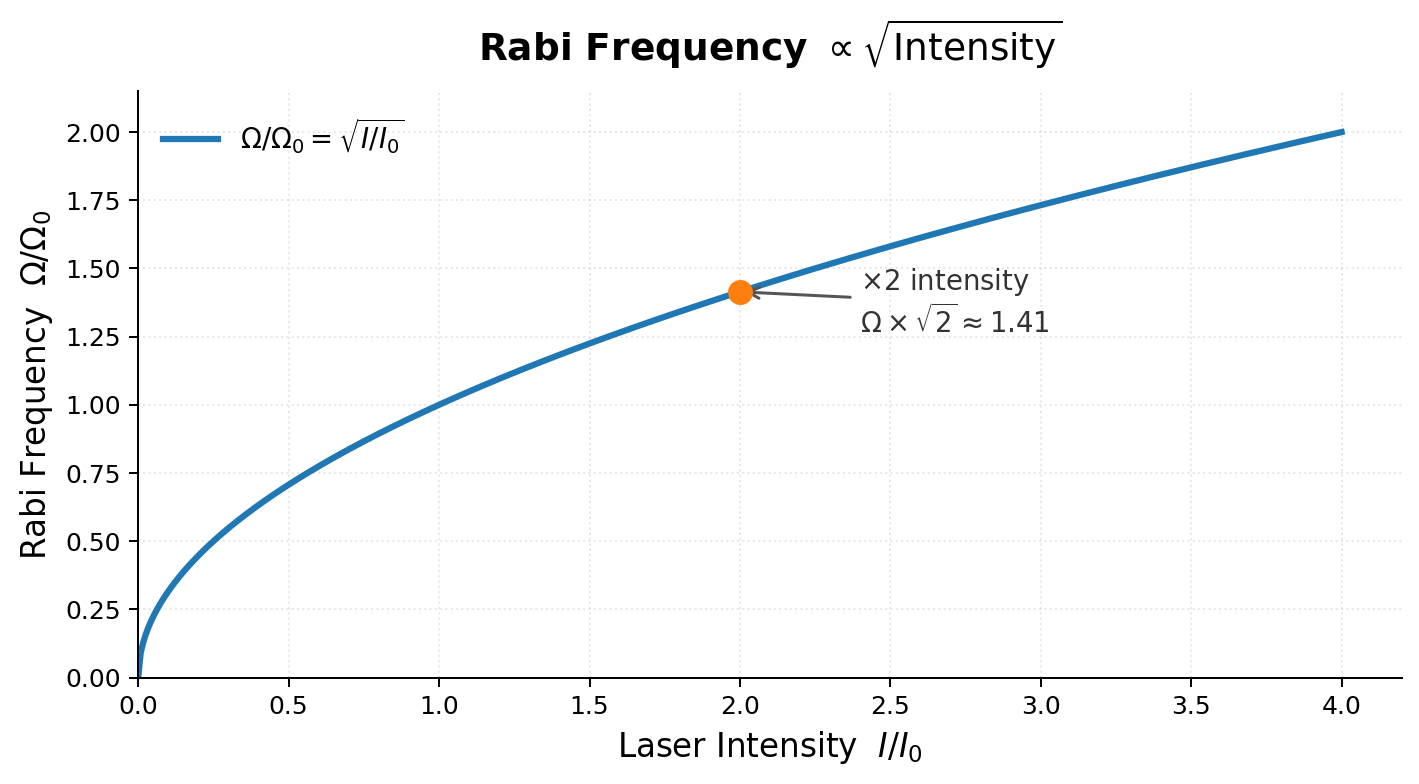

Here is the Python script that generated this plot:
"""
Rabi Frequency vs Laser Intensity: Omega ~ sqrt(I)
"""
import numpy as np
import matplotlib.pyplot as plt

# --- Parameters ---
I = np.linspace(0, 4, 500)  # normalized intensity I/I_0
Omega = np.sqrt(I)          # normalized Rabi frequency Omega/Omega_0

# --- Plot ---
fig, ax = plt.subplots(figsize=(8, 4.5))

ax.plot(I, Omega, color='#1f77b4', lw=2.5, label=r'$\Omega/\Omega_0 = \sqrt{I/I_0}$')

# Mark the I = 2 point
I_mark = 2.0
Omega_mark = np.sqrt(I_mark)
ax.plot(I_mark, Omega_mark, 'o', color='#ff7f0e', ms=9, zorder=5)
ax.annotate(f'$\\times 2$ intensity\n$\\Omega \\times \\sqrt{{2}} \\approx {Omega_mark:.2f}$',
            xy=(I_mark, Omega_mark),
            xytext=(I_mark + 0.4, Omega_mark - 0.15),
            fontsize=11, color='#333333',
            arrowprops=dict(arrowstyle='->', color='#555555', lw=1.2))

# Formatting
ax.set_xlabel(r'Laser Intensity  $I / I_0$', fontsize=13)
ax.set_ylabel(r'Rabi Frequency  $\Omega / \Omega_0$', fontsize=13)
ax.set_title(r'Rabi Frequency $\propto \sqrt{\mathrm{Intensity}}$', fontsize=15, fontweight='bold', pad=12)
ax.set_xlim(0, 4.2)
ax.set_ylim(0, 2.15)
ax.legend(fontsize=11, loc='upper left', frameon=False)
ax.grid(alpha=0.3, ls=':')
ax.spines['top'].set_visible(False)
ax.spines['right'].set_visible(False)

plt.tight_layout()
plt.savefig('C:/Personal Profile/Profile/ScienceResearch/Quantum Computing/Rydberg atom/attachments/rabi_freq_vs_intensity.png',
            dpi=180, bbox_inches='tight')
plt.close()
print("Done: rabi_freq_vs_intensity.png")
